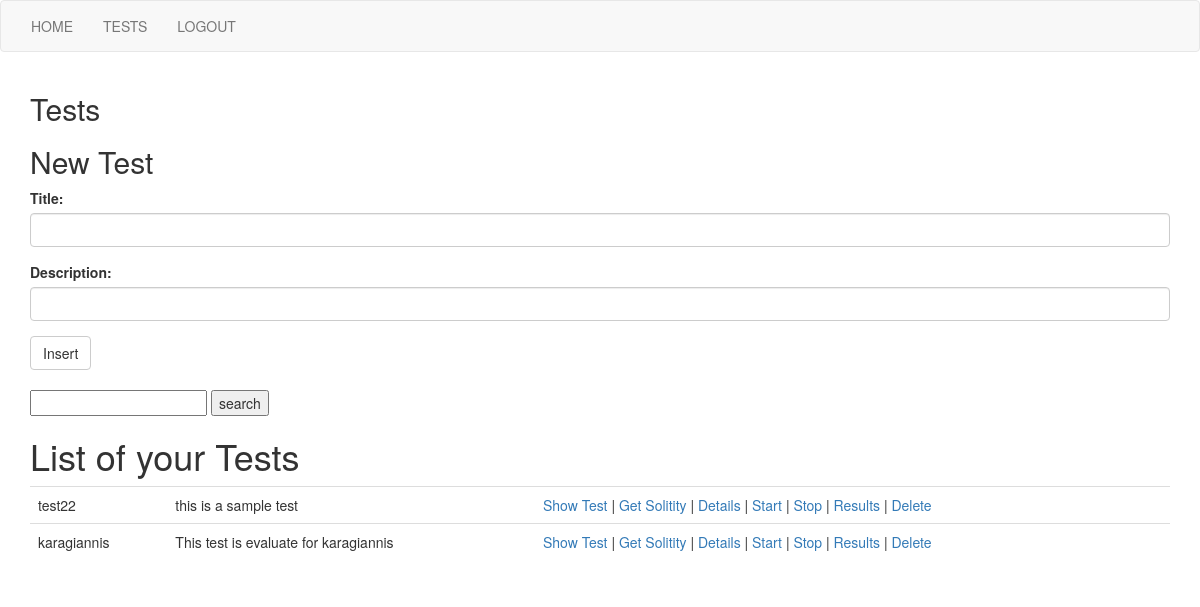
/info.php (signed in), run on the app's committed database.
### tables this page shows
CREATE TABLE `tests` (
  `id` int(11) NOT NULL,
  `onoma` varchar(400) NOT NULL,
  `perigrafi` varchar(1000) NOT NULL,
  `id_user` int(11) NOT NULL
);

### src/info.php (the view, shortened to what this page needs)
<?php
	if(@$_SESSION['id_user']!="")
	{
        include "connect.php";
?>
<!DOCTYPE html>
<html lang="en">
<head>
  <link rel="stylesheet" href="https://maxcdn.bootstrapcdn.com/bootstrap/3.4.1/css/bootstrap.min.css">
</head>
<body>
<?php
include ("menu.php");
?>
<div class=container>
<h2>Tests </h2>
<form action='info.php' method=post>
       <h2>New Test</h2>
        <div class="form-group">
      <label for="p">Title:</label>
      <input type="text" class="form-control" id="t" name=t>
    </div>
    <div class="form-group">
      <label for="d">Description:</label>
      <input type="text" class="form-control" id="d" name=d>
    </div>
	<input type='submit' value='Insert' class='btn btn-default'>
  </form>
  <br>
  <form action='info.php' method=post>
    <input type='text' name=srch> <input type=submit value=search>
  </form>
  <h1>List of your Tests</h1>
  <table class=table>
</div>
<?php
    $ss=@$_POST['srch'];
    $sql="select * from tests where id_user='$_SESSION[id_user]' and (onoma like '%$ss%' or perigrafi like '%$ss%')";
    $q=mysqli_query($conn,$sql);
    while($r=mysqli_fetch_array($q))
    {
            echo "<tr><td>$r[onoma]</td><td>$r[perigrafi]</td><td> <a targer=_blank href='show.php?id=$r[id]'>Show Test</a> | <a targer=_blank href='solid.php?id=$r[id]'>Get Solitity</a> | <a href='details.php?id=$r[id]'>Details</a> |<a href='start.php'> Start </a> | <a href='stop.php'> Stop </a> | <a href='showres.php?id=$r[id]'> Results </a> | <a href='info.php?idd=$r[id]'>Delete</a> </td></tr>";
    }
	}
	else{
		echo "<h2> Error Login </h2>
		<p> <a href=index.php>Try to login again or sign up</a></p>";
	}
?>
</body>
</html>

### data on the page
tests: onoma "test22", perigrafi "this is a sample test"
tests: onoma "karagiannis", perigrafi "This test is evaluate for karagiannis"
